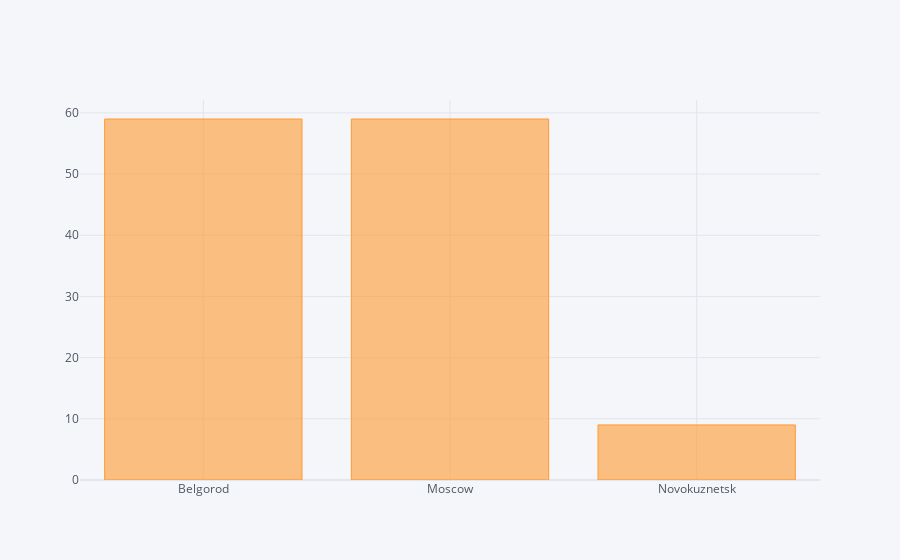

Notebook source saved alongside this figure:
### Code cell
data.arr_city.value_counts().iplot(kind = 'bar')

### Figure 1 — Plotly figure (JSON) as saved in the notebook; plotly's stock layout.template omitted (floating-point values rounded to 4 significant figures)
{"data": [{"marker": {"color": "rgba(255, 153, 51, 0.6)", "line": {"color": "rgba(255, 153, 51, 1.0)", "width": 1}}, "name": "arr_city", "orientation": "v", "text": "", "type": "bar", "x": ["Belgorod", "Moscow", "Novokuznetsk"], "y": [59, 59, 9]}], "layout": {"legend": {"bgcolor": "#F5F6F9", "font": {"color": "#4D5663"}}, "paper_bgcolor": "#F5F6F9", "plot_bgcolor": "#F5F6F9", "title": {"font": {"color": "#4D5663"}}, "xaxis": {"gridcolor": "#E1E5ED", "showgrid": true, "tickfont": {"color": "#4D5663"}, "title": {"font": {"color": "#4D5663"}, "text": ""}, "zerolinecolor": "#E1E5ED"}, "yaxis": {"gridcolor": "#E1E5ED", "showgrid": true, "tickfont": {"color": "#4D5663"}, "title": {"font": {"color": "#4D5663"}, "text": ""}, "zerolinecolor": "#E1E5ED"}}}
